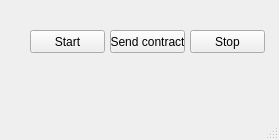
<?xml version="1.0" encoding="UTF-8"?>
<ui version="4.0">
 <class>ComServerMainWindow</class>
 <widget class="QMainWindow" name="ComServerMainWindow">
  <property name="geometry">
   <rect>
    <x>0</x>
    <y>0</y>
    <width>279</width>
    <height>140</height>
   </rect>
  </property>
  <property name="windowTitle">
   <string>MainWindow</string>
  </property>
  <widget class="QWidget" name="centralwidget">
   <widget class="QPushButton" name="ui_qpb_stop">
    <property name="geometry">
     <rect>
      <x>190</x>
      <y>30</y>
      <width>75</width>
      <height>23</height>
     </rect>
    </property>
    <property name="text">
     <string>Stop</string>
    </property>
   </widget>
   <widget class="QPushButton" name="ui_qpb_start">
    <property name="geometry">
     <rect>
      <x>30</x>
      <y>30</y>
      <width>75</width>
      <height>23</height>
     </rect>
    </property>
    <property name="text">
     <string>Start</string>
    </property>
   </widget>
   <widget class="QPushButton" name="ui_qpb_send_contract">
    <property name="geometry">
     <rect>
      <x>110</x>
      <y>30</y>
      <width>75</width>
      <height>23</height>
     </rect>
    </property>
    <property name="text">
     <string>Send contract</string>
    </property>
   </widget>
  </widget>
  <widget class="QMenuBar" name="menubar">
   <property name="geometry">
    <rect>
     <x>0</x>
     <y>0</y>
     <width>279</width>
     <height>21</height>
    </rect>
   </property>
  </widget>
  <widget class="QStatusBar" name="statusbar"/>
  <action name="ui_qa_exit">
   <property name="text">
    <string>Exit</string>
   </property>
  </action>
  <action name="ui_qa_logs">
   <property name="text">
    <string>Logs</string>
   </property>
  </action>
  <action name="ui_qa_preferences">
   <property name="text">
    <string>Preferences</string>
   </property>
  </action>
  <action name="ui_qa_help">
   <property name="text">
    <string>Help</string>
   </property>
  </action>
  <action name="ui_qa_about">
   <property name="text">
    <string>About</string>
   </property>
  </action>
 </widget>
 <resources/>
 <connections/>
</ui>
